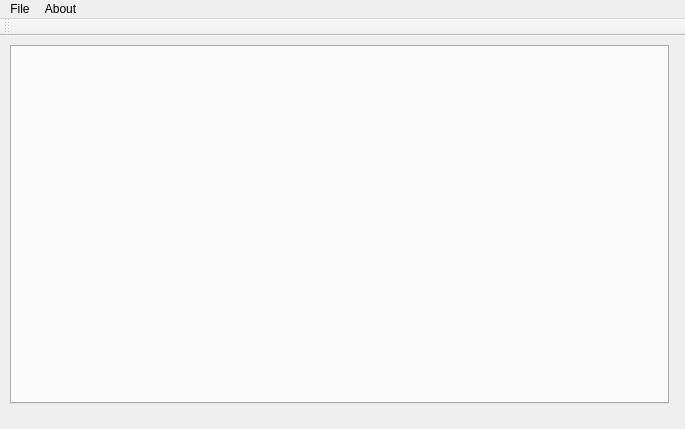
<?xml version="1.0" encoding="UTF-8"?>
<ui version="4.0">
 <class>MinervaWindow</class>
 <widget class="QMainWindow" name="MinervaWindow">
  <property name="geometry">
   <rect>
    <x>0</x>
    <y>0</y>
    <width>685</width>
    <height>429</height>
   </rect>
  </property>
  <property name="windowTitle">
   <string>Minerva</string>
  </property>
  <widget class="QWidget" name="centralWidget">
   <widget class="QWidget" name="horizontalLayoutWidget">
    <property name="geometry">
     <rect>
      <x>-1</x>
      <y>-2</y>
      <width>681</width>
      <height>381</height>
     </rect>
    </property>
    <layout class="QVBoxLayout" name="MainLayout">
     <item>
      <widget class="QTabWidget" name="documentTabs">
       <property name="minimumSize">
        <size>
         <width>15</width>
         <height>15</height>
        </size>
       </property>
       <property name="maximumSize">
        <size>
         <width>10000</width>
         <height>10000</height>
        </size>
       </property>
       <property name="currentIndex">
        <number>-1</number>
       </property>
       <property name="tabsClosable">
        <bool>true</bool>
       </property>
      </widget>
     </item>
    </layout>
   </widget>
  </widget>
  <widget class="QMenuBar" name="menuBar">
   <property name="geometry">
    <rect>
     <x>0</x>
     <y>0</y>
     <width>685</width>
     <height>20</height>
    </rect>
   </property>
   <widget class="QMenu" name="menuAbout">
    <property name="title">
     <string>About</string>
    </property>
    <addaction name="actionAbout_Minerva"/>
   </widget>
   <widget class="QMenu" name="menuFile">
    <property name="title">
     <string>File</string>
    </property>
    <addaction name="actionNew"/>
    <addaction name="action_Open"/>
    <addaction name="action_Save"/>
    <addaction name="actionSave_As"/>
    <addaction name="separator"/>
    <addaction name="actionExit"/>
   </widget>
   <addaction name="menuFile"/>
   <addaction name="menuAbout"/>
  </widget>
  <widget class="QToolBar" name="mainToolBar">
   <attribute name="toolBarArea">
    <enum>TopToolBarArea</enum>
   </attribute>
   <attribute name="toolBarBreak">
    <bool>false</bool>
   </attribute>
  </widget>
  <widget class="QStatusBar" name="statusBar">
   <property name="sizeGripEnabled">
    <bool>false</bool>
   </property>
  </widget>
  <action name="actionNew">
   <property name="text">
    <string>&amp;New</string>
   </property>
   <property name="shortcut">
    <string>Ctrl+N</string>
   </property>
  </action>
  <action name="action_Open">
   <property name="text">
    <string>&amp;Open..</string>
   </property>
   <property name="shortcut">
    <string>Ctrl+O</string>
   </property>
  </action>
  <action name="actionExit">
   <property name="text">
    <string>&amp;Exit</string>
   </property>
   <property name="shortcut">
    <string>Ctrl+Q</string>
   </property>
  </action>
  <action name="actionAbout_Minerva">
   <property name="text">
    <string>About Minerva</string>
   </property>
  </action>
  <action name="action_Save">
   <property name="text">
    <string>&amp;Save</string>
   </property>
   <property name="shortcut">
    <string>Ctrl+S</string>
   </property>
  </action>
  <action name="actionSave_As">
   <property name="text">
    <string>S&amp;ave As..</string>
   </property>
   <property name="shortcut">
    <string>Ctrl+Shift+S</string>
   </property>
  </action>
 </widget>
 <layoutdefault spacing="6" margin="11"/>
 <resources/>
 <connections/>
</ui>
